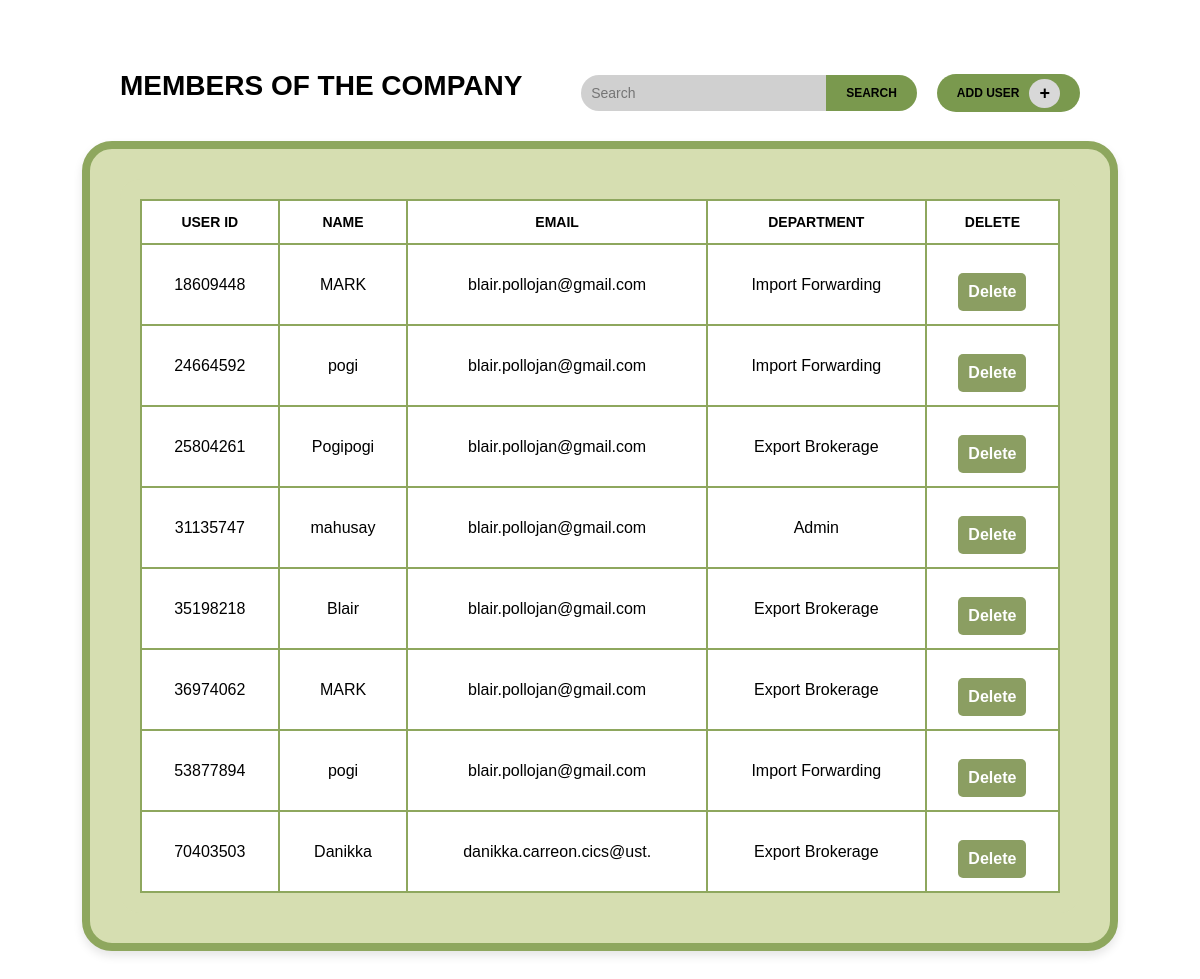
/agq_members.php, run on an earlier commit of the app's database.
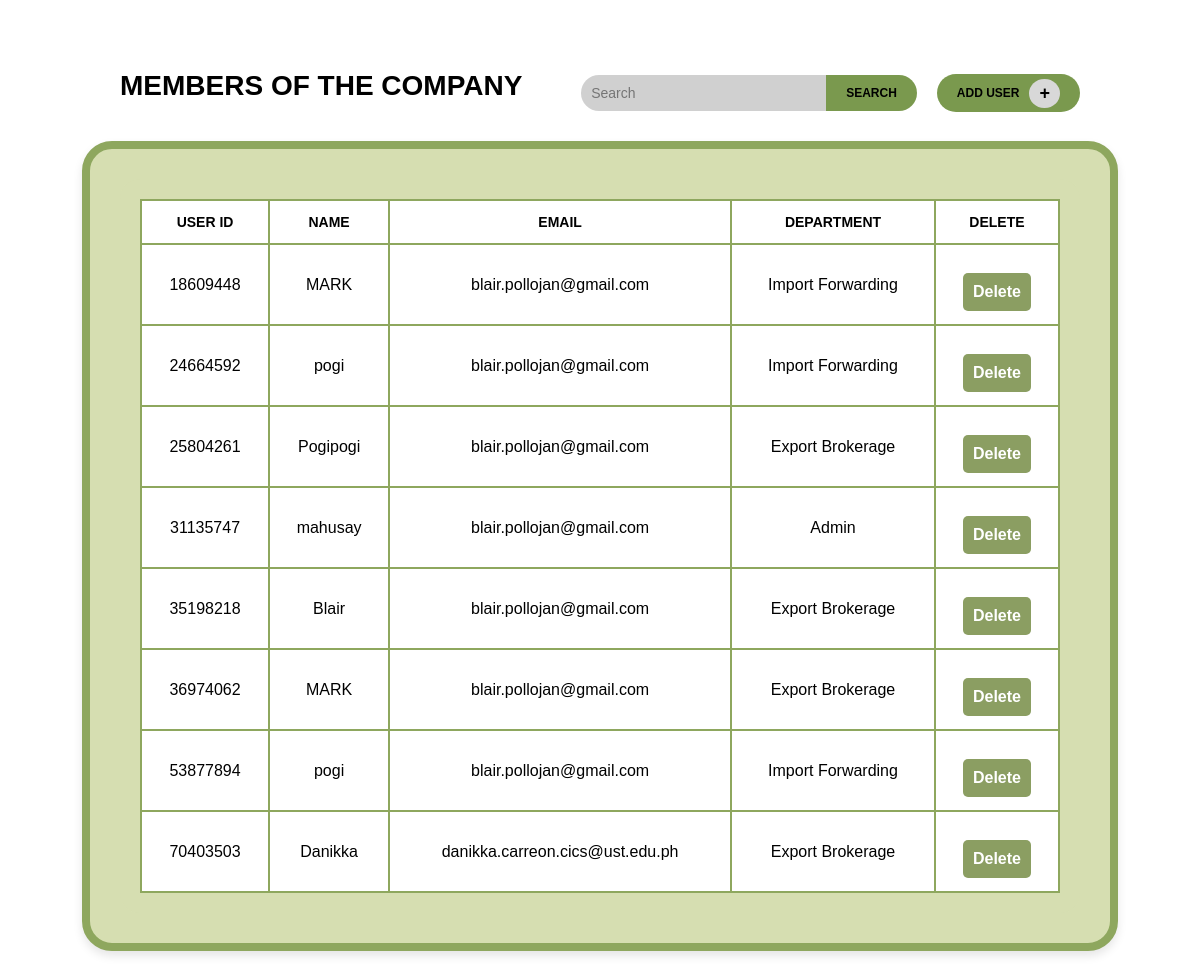
And on a later commit of the database.
### tables this page shows
CREATE TABLE `tbl_user` (
  `UserID` varchar(20) NOT NULL,
  `Name` varchar(25) NOT NULL,
  `Email` varchar(50) NOT NULL,
  `Password` varchar(200) NOT NULL,
  `Department` varchar(25) NOT NULL,
  `Otp` int(11) DEFAULT NULL
);

### agq_members.php (the view, shortened to what this page needs)
<?php
require 'db_agq.php';
$query = "SELECT UserID, Name, Email, Department FROM tbl_user";
$result = $conn->query($query);
?>
<!DOCTYPE html>
<html lang="en">
<head>
    <link rel="stylesheet" href="motc.css">
</head>
<body>
    <div class="header">
        <h1>MEMBERS OF THE COMPANY</h1>
        <div class="top-bar">
            <input type="text" class="search-bar" id="searchInput" placeholder="Search">
            <button class="search-btn" onclick="searchUser()">Search</button>
            <button class="add-user-btn" onclick="openModal()">Add User</button>
        </div>
    </div>
    <div class="container">
        <div class="table-container">
            <table id="userTable">
                <thead>
                    <tr>
                        <th>User ID</th>
                        <th>Name</th>
                        <th>Email</th>
                        <th>Department</th>
                        <th>Delete</th>
                    </tr>
                </thead>
                <tbody id="userTableBody">
                    <?php while ($user = $result->fetch_assoc()): ?>
                        <tr data-user-id="<?= htmlspecialchars($user['UserID']); ?>">
                            <td><?= htmlspecialchars($user['UserID']); ?></td>
                            <td><?= htmlspecialchars($user['Name']); ?></td>
                            <td><?= htmlspecialchars($user['Email']); ?></td>
                            <td><?= htmlspecialchars($user['Department']); ?></td>
                            <td><button class="delete-btn" onclick="deleteUser('<?= htmlspecialchars($user['UserID'], ENT_QUOTES); ?>')">Delete</button></td>
                        </tr>
                    <?php endwhile; ?>
                </tbody>
            </table>
        </div>
    </div>
</body>
</html>

### motc.css (style rules this page uses)
body { font-family: Arial, sans-serif; margin: 0; padding: 0; background-color: #ffffff; display: flex; justify-content: center; align-items: center; flex-direction: column; }
.header { display: flex; justify-content: space-between; align-items: center; width: 80%; margin-top: 50px; margin-bottom: 20px; }
h1 { font-size: 28px; font-weight: bold; color: #000000; margin: 0; }
.top-bar { display: flex; align-items: center; gap: 0px; }
.search-bar { width: 225px; padding: 10px; border: none; border-radius: 20px 0 0 20px; background-color: #d0d0d0; outline: none; font-size: 14px; margin-top: 25px; }
.search-btn { padding: 10px 20px; border: none; background-color: #7a994e; color: black; border-radius: 0 20px 20px 0; cursor: pointer; font-weight: bold; text-transform: uppercase; font-size: 12px; height: 36px; }
.add-user-btn { padding: 10px 20px; background-color: #7a994e; color: black; border: none; border-radius: 20px; margin-left: 20px; cursor: pointer; font-weight: bold; text-transform: uppercase; display: flex; align-items: center; position: relative; font-size: 12px; height: 38px; }
.add-user-btn::after { content: '+'; font-size: 18px; font-weight: bold; background-color: #d8d8d8; color: black; border-radius: 50%; padding: 4px 10px; margin-left: 10px; }
.container { width: 80%; background-color: #d6deb1; padding: 30px; border-radius: 30px; border: 8px solid #8ea75e; box-shadow: 0 5px 10px rgba(0, 0, 0, 0.1); margin-bottom: 50px; }
.table-container { background-color: #d6deb1; padding: 20px; border-radius: 20px; }
table { width: 100%; border-collapse: collapse; }
th, td { padding: 13px; text-align: center; border: 2px solid #8ea75e; }
th { background-color: white; font-weight: bold; color: black; text-transform: uppercase; font-size: 14px; }
td { background-color: white; height: 25px; }
input { padding: 10px; margin-bottom: 10px; border: 1px solid black; background-color: #d3d3d3; font-size: 14px; margin-top: 5px; }
button { background-color: #8b9e62; color: white; border: none; padding: 10px; font-size: 16px; font-weight: bold; cursor: pointer; margin-top: 15px; border-radius: 5px; }

What changed in the data, as far as the page shows it:
changed tbl_user "Danikka": Email "danikka.carreon.cics@ust." → "danikka.carreon.cics@ust.edu.ph"
